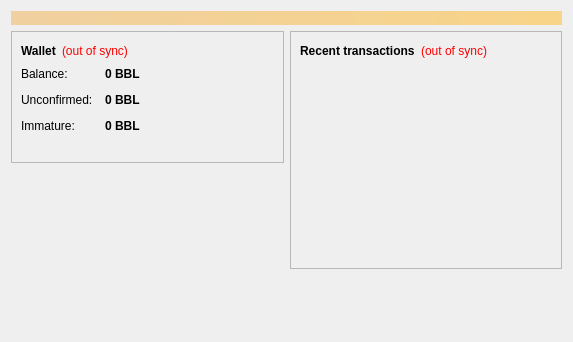
<?xml version="1.0" encoding="UTF-8"?>
<ui version="4.0">
 <class>OverviewPage</class>
 <widget class="QWidget" name="OverviewPage">
  <property name="geometry">
   <rect>
    <x>0</x>
    <y>0</y>
    <width>573</width>
    <height>342</height>
   </rect>
  </property>
  <property name="windowTitle">
   <string>Form</string>
  </property>
  <layout class="QVBoxLayout" name="topLayout">
   <item>
    <widget class="QLabel" name="labelAlerts">
     <property name="visible">
      <bool>false</bool>
     </property>
     <property name="styleSheet">
      <string notr="true">background-color: qlineargradient(x1: 0, y1: 0, x2: 1, y2: 0, stop:0 #F0D0A0, stop:1 #F8D488); color:#000000;</string>
     </property>
     <property name="wordWrap">
      <bool>true</bool>
     </property>
     <property name="margin">
      <number>3</number>
     </property>
    </widget>
   </item>
   <item>
    <layout class="QHBoxLayout" name="horizontalLayout" stretch="1,1">
     <item>
      <layout class="QVBoxLayout" name="verticalLayout_2">
       <item>
        <widget class="QFrame" name="frame">
         <property name="frameShape">
          <enum>QFrame::StyledPanel</enum>
         </property>
         <property name="frameShadow">
          <enum>QFrame::Raised</enum>
         </property>
         <layout class="QVBoxLayout" name="verticalLayout_4">
          <item>
           <layout class="QHBoxLayout" name="horizontalLayout_4">
            <item>
             <widget class="QLabel" name="label_5">
              <property name="font">
               <font>
                <weight>75</weight>
                <bold>true</bold>
               </font>
              </property>
              <property name="text">
               <string>Wallet</string>
              </property>
             </widget>
            </item>
            <item>
             <widget class="QLabel" name="labelWalletStatus">
              <property name="toolTip">
               <string>&lt;html&gt;&lt;head/&gt;&lt;body&gt;&lt;p&gt;The displayed information may be out of date. Your wallet automatically synchronizes with the Babylonian network after a connection is established, but this process has not completed yet.&lt;/p&gt;&lt;/body&gt;&lt;/html&gt;</string>
              </property>
              <property name="styleSheet">
               <string notr="true">QLabel { color: red; }</string>
              </property>
              <property name="text">
               <string notr="true">(out of sync)</string>
              </property>
              <property name="alignment">
               <set>Qt::AlignLeading|Qt::AlignLeft|Qt::AlignVCenter</set>
              </property>
             </widget>
            </item>
            <item>
             <spacer name="horizontalSpacer_2">
              <property name="orientation">
               <enum>Qt::Horizontal</enum>
              </property>
              <property name="sizeHint" stdset="0">
               <size>
                <width>40</width>
                <height>20</height>
               </size>
              </property>
             </spacer>
            </item>
           </layout>
          </item>
          <item>
           <layout class="QFormLayout" name="formLayout_2">
            <property name="fieldGrowthPolicy">
             <enum>QFormLayout::AllNonFixedFieldsGrow</enum>
            </property>
            <property name="horizontalSpacing">
             <number>12</number>
            </property>
            <property name="verticalSpacing">
             <number>12</number>
            </property>
            <item row="0" column="0">
             <widget class="QLabel" name="label">
              <property name="text">
               <string>Balance:</string>
              </property>
             </widget>
            </item>
            <item row="0" column="1">
             <widget class="QLabel" name="labelBalance">
              <property name="font">
               <font>
                <weight>75</weight>
                <bold>true</bold>
               </font>
              </property>
              <property name="cursor">
               <cursorShape>IBeamCursor</cursorShape>
              </property>
              <property name="toolTip">
               <string>Your current balance</string>
              </property>
              <property name="text">
               <string notr="true">0 BBL</string>
              </property>
              <property name="textInteractionFlags">
               <set>Qt::LinksAccessibleByMouse|Qt::TextSelectableByKeyboard|Qt::TextSelectableByMouse</set>
              </property>
             </widget>
            </item>
            <item row="1" column="0">
             <widget class="QLabel" name="label_3">
              <property name="text">
               <string>Unconfirmed:</string>
              </property>
             </widget>
            </item>
            <item row="1" column="1">
             <widget class="QLabel" name="labelUnconfirmed">
              <property name="font">
               <font>
                <weight>75</weight>
                <bold>true</bold>
               </font>
              </property>
              <property name="cursor">
               <cursorShape>IBeamCursor</cursorShape>
              </property>
              <property name="toolTip">
               <string>Total of transactions that have yet to be confirmed, and do not yet count toward the current balance</string>
              </property>
              <property name="text">
               <string notr="true">0 BBL</string>
              </property>
              <property name="textInteractionFlags">
               <set>Qt::LinksAccessibleByMouse|Qt::TextSelectableByKeyboard|Qt::TextSelectableByMouse</set>
              </property>
             </widget>
            </item>
            <item row="2" column="0">
             <widget class="QLabel" name="labelImmatureText">
              <property name="text">
               <string>Immature:</string>
              </property>
             </widget>
            </item>
            <item row="2" column="1">
             <widget class="QLabel" name="labelImmature">
              <property name="font">
               <font>
                <weight>75</weight>
                <bold>true</bold>
               </font>
              </property>
              <property name="toolTip">
               <string>Mined balance that has not yet matured</string>
              </property>
              <property name="text">
               <string notr="true">0 BBL</string>
              </property>
              <property name="textInteractionFlags">
               <set>Qt::LinksAccessibleByMouse|Qt::TextSelectableByKeyboard|Qt::TextSelectableByMouse</set>
              </property>
             </widget>
            </item>
           </layout>
          </item>
          <item>
           <widget class="QLabel" name="label_wallet_bgcoin">
            <property name="text">
             <string/>
            </property>
            <property name="pixmap">
             <pixmap resource="../bitcoin.qrc">:/images/wallet_bgcoin</pixmap>
            </property>
            <property name="scaledContents">
             <bool>false</bool>
            </property>
            <property name="alignment">
             <set>Qt::AlignCenter</set>
            </property>
            <property name="margin">
             <number>-2</number>
            </property>
           </widget>
          </item>
         </layout>
        </widget>
       </item>
       <item>
        <spacer name="verticalSpacer">
         <property name="orientation">
          <enum>Qt::Vertical</enum>
         </property>
         <property name="sizeHint" stdset="0">
          <size>
           <width>20</width>
           <height>40</height>
          </size>
         </property>
        </spacer>
       </item>
      </layout>
     </item>
     <item>
      <layout class="QVBoxLayout" name="verticalLayout_3">
       <item>
        <widget class="QFrame" name="frame_2">
         <property name="frameShape">
          <enum>QFrame::StyledPanel</enum>
         </property>
         <property name="frameShadow">
          <enum>QFrame::Raised</enum>
         </property>
         <layout class="QVBoxLayout" name="verticalLayout">
          <item>
           <layout class="QHBoxLayout" name="horizontalLayout_2">
            <item>
             <widget class="QLabel" name="label_4">
              <property name="text">
               <string>&lt;b&gt;Recent transactions&lt;/b&gt;</string>
              </property>
             </widget>
            </item>
            <item>
             <widget class="QLabel" name="labelTransactionsStatus">
              <property name="toolTip">
               <string>&lt;html&gt;&lt;head/&gt;&lt;body&gt;&lt;p&gt;The displayed information may be out of date. Your wallet automatically synchronizes with the Babylonian network after a connection is established, but this process has not completed yet.&lt;/p&gt;&lt;/body&gt;&lt;/html&gt;</string>
              </property>
              <property name="styleSheet">
               <string notr="true">QLabel { color: red; }</string>
              </property>
              <property name="text">
               <string notr="true">(out of sync)</string>
              </property>
              <property name="alignment">
               <set>Qt::AlignRight|Qt::AlignTrailing|Qt::AlignVCenter</set>
              </property>
             </widget>
            </item>
            <item>
             <spacer name="horizontalSpacer">
              <property name="orientation">
               <enum>Qt::Horizontal</enum>
              </property>
              <property name="sizeHint" stdset="0">
               <size>
                <width>40</width>
                <height>20</height>
               </size>
              </property>
             </spacer>
            </item>
           </layout>
          </item>
          <item>
           <widget class="QListView" name="listTransactions">
            <property name="styleSheet">
             <string notr="true">QListView { background: transparent; }</string>
            </property>
            <property name="frameShape">
             <enum>QFrame::NoFrame</enum>
            </property>
            <property name="verticalScrollBarPolicy">
             <enum>Qt::ScrollBarAlwaysOff</enum>
            </property>
            <property name="horizontalScrollBarPolicy">
             <enum>Qt::ScrollBarAlwaysOff</enum>
            </property>
            <property name="selectionMode">
             <enum>QAbstractItemView::NoSelection</enum>
            </property>
           </widget>
          </item>
         </layout>
        </widget>
       </item>
       <item>
        <spacer name="verticalSpacer_2">
         <property name="orientation">
          <enum>Qt::Vertical</enum>
         </property>
         <property name="sizeHint" stdset="0">
          <size>
           <width>20</width>
           <height>40</height>
          </size>
         </property>
        </spacer>
       </item>
      </layout>
     </item>
    </layout>
   </item>
  </layout>
 </widget>
 <resources/>
 <connections/>
</ui>
